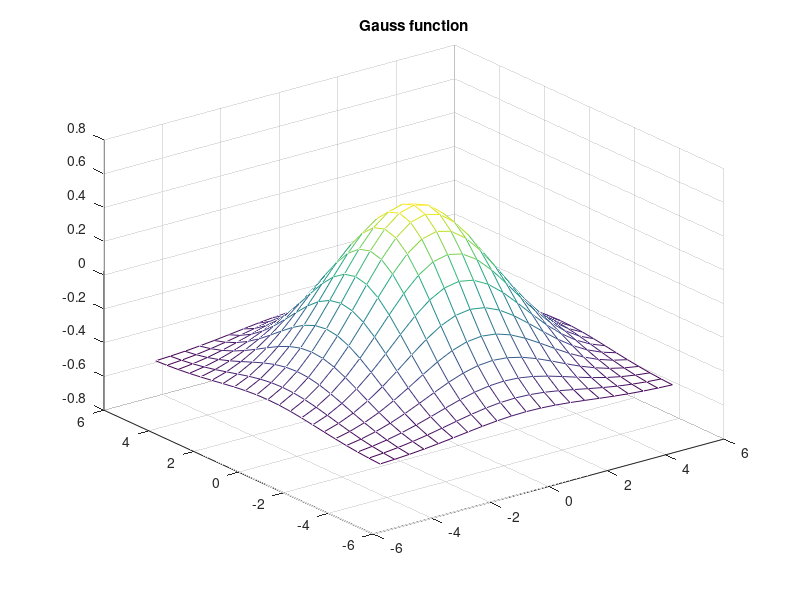

This chart was generated by the following MATLAB code: (Note: this script raises an error after producing the figure.)
clear all;
clc

%Data


errorThreshhold = 1e-3;
eta = 0.001;
criteria = 0;

rng(1);
x = [-5:0.5:5]';
y = [-5:0.5:5]';
z = exp(-x.*x*0.1) * exp(-y.*y*0.1)' - 0.5;
ndata = length(x)*length(y);
figure(1)
mesh(x,y,z);
title("Gauss function")

%%
targets = reshape(z, 1, ndata);
[xx, yy] = meshgrid(x, y);
patterns = [reshape(xx, 1, ndata); reshape(yy, 1, ndata)];

epochsl = 1:100:1000;
ne = length(epochsl);
Nhidden = 8;
errorThreshhold = 1e-3;
eta = 0.01;

meanSquaredErrorE = NaN([5, ne]);

for i = 1:ne
    for j = 1:5
        network = Backprop(patterns, targets, epochsl(i), errorThreshhold, eta, 8, false);
        outputs = predict(network, patterns);
        meanSquaredErrorE(j,i) = mean((targets - outputs).^2);
    end
end

figure(1)
plot(epochsl, mean(meanSquaredErrorE))
xlabel("Epoch")
ylabel("MSE")
title("MSE of training data depending on number of epochs")
%%
epochs = 200;
networkG = Backprop(patterns, targets, epochs, errorThreshhold, eta, 8, true);
out = predict(networkG, patterns);
gridsize = length(x);
zz = reshape(out, gridsize, gridsize);


%%
n = length(patterns);
p = randperm(n);
X = patterns(:,p);
Y = targets(p);
Nhidden = [1 3 5 10 25];
%1

% 80 
X_train1 = X(:,1:0.8*n);
X_test1 = X(:,0.8*n+1:end);
Y_train1 = Y(1:0.8*n);
Y_test1 = Y(0.8*n+1:end);
nT = length(Y_test1);

%%
accuracy = NaN([10, 5]);
mse = NaN([10, 5]);
for i = 1:5
        for j = 1:10
            network = Backprop(X_train1, Y_train1, epochs, errorThreshhold, eta, Nhidden(i), false);
            outputs = predict(network, X_test1);
            accuracy(j,i) = sum((Y_test1 == outputs))/length(Y_test1);
            mse(j,i) = mean((Y_test1 - outputs).^2);
        end
end
figure(2)
plot(Nhidden, mean(mse))
xlabel("Number of hidden nodes")
ylabel("MSE")
title("Mean square Error depending en number of neurons in hidden layer")

%%
network3 = Backprop(patterns, targets, epochs, errorThreshhold, eta, 3, true);
%%
network30 = Backprop(patterns, targets, epochs, errorThreshhold, eta, 30, true);

%%
%2
% 80 

networkb1 = Backprop(X_train1, Y_train1, epochs, errorThreshhold, eta, 20, false);
outputsb1 = predict(networkb1, X_test1);
mse1 = NaN([10, 1]);
variance1 = NaN([10, 1]);
bias1 = NaN([10, 1]);
for i = 1:10
    networkb1 = Backprop(X_train1, Y_train1, epochs, errorThreshhold, eta, 20, false);
    outputsb1 = predict(networkb1, X_test1);
    variance1(i) = var(outputsb1)
    bias1(i) = abs(mean(outputsb1)-mean(Y_test1));
    mse1(i) = mean((Y_test1 - outputsb1).^2);
end


%%
%20
X_train2 = X(:,1:0.2*n);
X_test2 = X(:,0.2*n+1:end);
Y_train2 = Y(1:0.2*n);
Y_test2 = Y(0.2*n+1:end);


mse2 = NaN([10, 1]);
variance2 = NaN([10, 1]);
bias2 = NaN([10, 1]);
for i = 1:10
    networkb = Backprop(X_train2, Y_train2, epochs, errorThreshhold, eta, 20, false);
    outputsb = predict(networkb, X_test2);
    variance2(i) = var(outputsb);
    bias2(i) = abs(mean(outputsb)-mean(Y_test2));
    mse2(i) = mean((Y_test2 - outputsb).^2);
end

%%
compare = [mean(variance1) mean(bias1) mean(mse1);
           mean(variance2) mean(bias2) mean(mse2);]
       
       
       
       



%%
%Two-layer perceptron 

function result = phi(x)
    result = (2./(1+exp(-x)) - 1);
end

function result = phi_prime(x)
    result = (1+phi(x)).*(1-phi(x))./2;
end

function network = Backprop(x, y, iterations, errorThreshhold, eta, Nhidden, plt)
% x : a matrix of N input instances by M features
% y : a matrix of N input Targets associated with x by L features
% iterations : a user parameter defines the maximum number of iterations
% errorThreshold : a user parameter specifies the maximum number of
% non-fatal errors that can occur
% eta : a user parameter determines the step size at each
% iteration
% Nhidden : a scalar defnies the the number of neurons in hidden layer
    %Initialize of parameters of training
    patterns = x;
    targets = y;
    
    N = size(patterns, 2);
    
    
    %Initialize Network attributes
    inArgc = size(patterns, 1);
    outArgc = size(targets, 1);
    
    
    %Initialise randomly the matrix of Weights w and v
    w = unifrnd(-1, 1, inArgc, Nhidden);
    w = [w ; ones(1, Nhidden)];
    w = w';
    v = unifrnd(-1, 1, Nhidden, outArgc);
    v = [v ; ones(1, outArgc)];
    v = v';
    
    %Initialize stopping conditions
    epoch = 0;
    err = Inf;
    dw = 0;
    dv = 0;
    
    %Training Process
    while (epoch < iterations) && (abs(err) > errorThreshhold)
    %for epoch = 1:iterations 
        alpha = 0.9;
        
        %Forward pass

        hin = w * [patterns ; ones(1, N)];
        hout = [phi(hin) ; ones(1, N)];
        
        oin = v * hout;
        out = phi(oin);
        
        if plt
            %Show evolution
            x = [-5:0.5:5]';
            y = [-5:0.5:5]';

            gridsize = length(x);
            zz = reshape(out, gridsize, gridsize);
            figure(6)
            mesh(x, y, zz);
            axis([-5 5 -5 5 -0.7 0.7]);
            drawnow;
        end
        
        %Backward pass
        delta_o = (out - targets) .* phi_prime(targets);
        delta_h = (v' * delta_o) .* phi_prime(hout);
        delta_h = delta_h(1:Nhidden, :);
        
        %Updating
        dw = (dw .* alpha) - (delta_h * patterns') .* (1 - alpha);
        dv = (dv .* alpha) - (delta_o * hout') .* (1-alpha);
        
        
        w(:,1:2) = w(:,1:2) + dw .* eta;
        v = v + dv .* eta;
        
        %End Backprop
        epoch = epoch + 1;
        err = mean((out - targets).^2);
        
    end
    
    network.structure = [inArgc Nhidden outArgc];
    network.w = w;
    network.v = v;
    network.epoch = epoch;
    network.error = err;

end

function [out] = predict(network, inputs)
    N = size(inputs, 2);
    w = network.w;
    v = network.v;
    hin = w * [inputs ; ones(1, N)];
    hout = [phi(hin) ; ones(1, N)];

    oin = v * hout;
    out = phi(oin);
end

function [class] = classif(Y, criteria)
    class=[];
    for i=Y
        if i >= criteria 
            class = [class 1];
        else
            class = [class -1];
        end
    end
end



